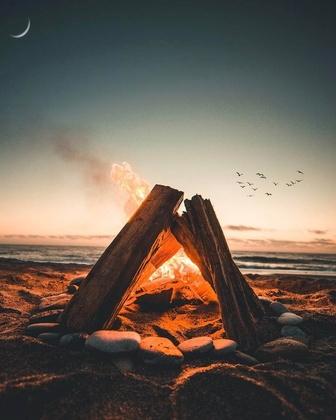
%> input picture Codigos Matlab_Tarea1_Joaquin Farias/fogata.jpg, 336 x 420 px, shrunk from 1080 x 1350 before the run, given in place of cuidad.jpg, which was not available
$ octave pruebas.m   (GNU Octave 9; MATLAB toolbox functions it lacks are replaced by stand-ins)
%> lines starting %> are read from the running program, lines starting %| are printed output that depends on the picture; pictures that were not available may be replaced by others from this repository, and a replacement may not be noted
IMG_ORIGINAL = imread('C:\Users\joaqu\Desktop\Tarea1 Procesamiento moderno de señales\cuidad.jpg');
%> IMG_ORIGINAL is the input picture: size 420x336x3 uint8; mean R, G, B 108.3, 96.8, 85.7
%IMG_ORIGINAL = IMG_ORIGINAL/256;
fprintf('Hola, Este es un programa para compilar colores RGB de imagenes mediante \n el algoritmo K-means. \n')
prompt = 'Ingrese un valor para K = ';
K = input(prompt);
%> the answer given: 3
%variables inciales
distancia = zeros(K,1);
centros_inicial = zeros(K,3);
centros_new = zeros(K,3);
centros_old = zeros(K,3);
cluster = zeros(size(IMG_ORIGINAL,1), size(IMG_ORIGINAL,2));
sumaR = 0;
sumaG = 0;
sumaB = 0;
cont = 0;

%Extraccion de caracteristicas
R = double(IMG_ORIGINAL(:,:,1));
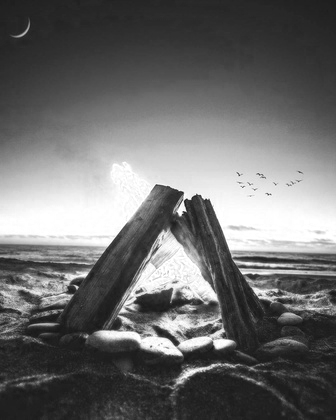
%> R: size 420x336 double; min 19, max 255, mean 108.3
G = double(IMG_ORIGINAL(:,:,2));
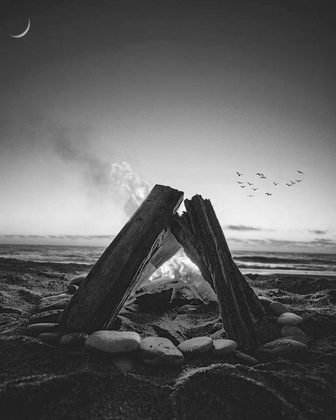
%> G: size 420x336 double; min 0, max 255, mean 96.8
B = double(IMG_ORIGINAL(:,:,3));
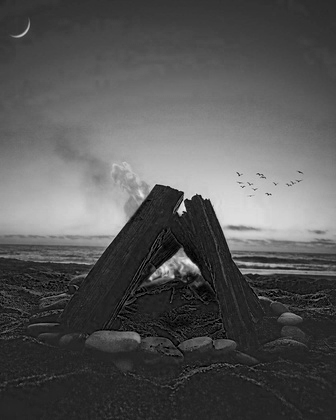
%> B: size 420x336 double; min 0, max 239, mean 85.7

%centroides iniciales
for i=1:K
    a = randperm(size(IMG_ORIGINAL,1),1);
    b = randperm(size(IMG_ORIGINAL,2),1);
    centros_inicial(i,:) = [R(a, b),G(a, b),B(a, b)];
end
%> after the loop, centros_inicial = [30 35 39; 206 174 149; 116 50 18]

%asignacion inicial
cont_dist = 999999999;
for i=1:size(IMG_ORIGINAL,1)
    for j=1:size(IMG_ORIGINAL,2)
        for k=1:K
            distancia(k) = sqrt(power(centros_inicial(k,1)-R(i,j),2) + power(centros_inicial(k,2)-G(i,j),2) + power(centros_inicial(k,3)-B(i,j),2));
            if (distancia(k)<cont_dist)
                    contador_cluster = k;
                    cont_dist = distancia(k);
            end
        end
        cluster(i,j) = contador_cluster;
        cont_dist = 999999999;
    end
end
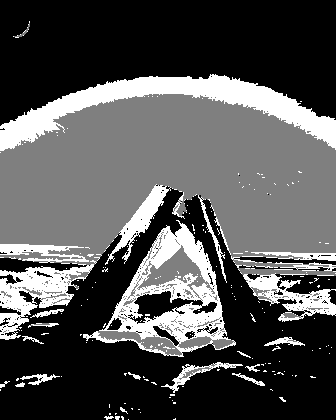
%> cluster: size 420x336 double; min 1, max 3, mean 1.65; drawn with min black and max white
%> after the loop, contador_cluster = 1; distancia = [4.47; 247.9; 85.5]

$ run again, on Codigos Matlab_Tarea1_Joaquin Farias/ola.jpg
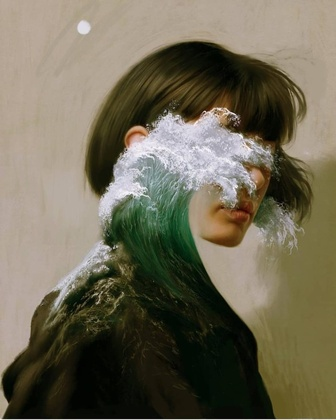
%> input picture Codigos Matlab_Tarea1_Joaquin Farias/ola.jpg, 336 x 420 px, shrunk from 640 x 800 before the run, given in place of cuidad.jpg, which was not available
%> IMG_ORIGINAL is the input picture: size 420x336x3 uint8; mean R, G, B 111.3, 105.2, 85.8
%> `B = double(IMG_ORIGINAL(:,:,3));`:
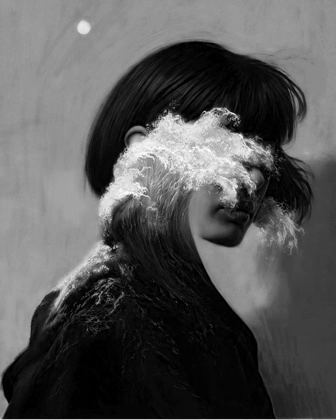
%> B: size 420x336 double; min 0, max 255, mean 85.8
%> after the loop `for i=1:K`: centros_inicial = [5 8 1; 140 126 87; 19 61 23]
%> after the loop `for i=1:size(IMG_ORIGINAL,1)`:
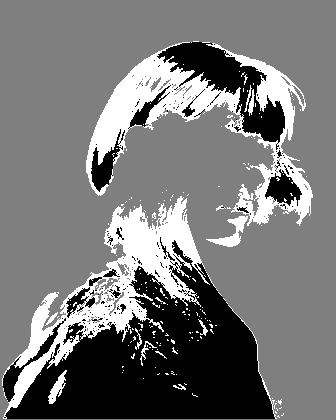
%> cluster: size 420x336 double; min 1, max 3, mean 1.94; drawn with min black and max white
%> after the loop `for i=1:size(IMG_ORIGINAL,1)`: contador_cluster = 2; distancia = [363.3; 167.3; 313.3]
